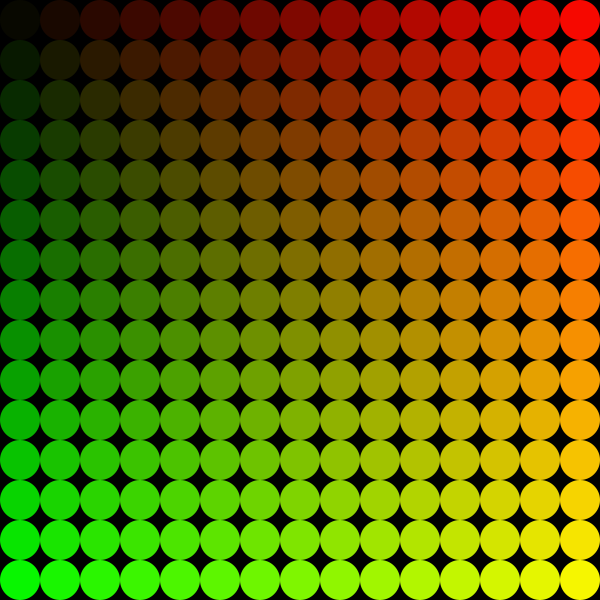
Frame 1 (no input)
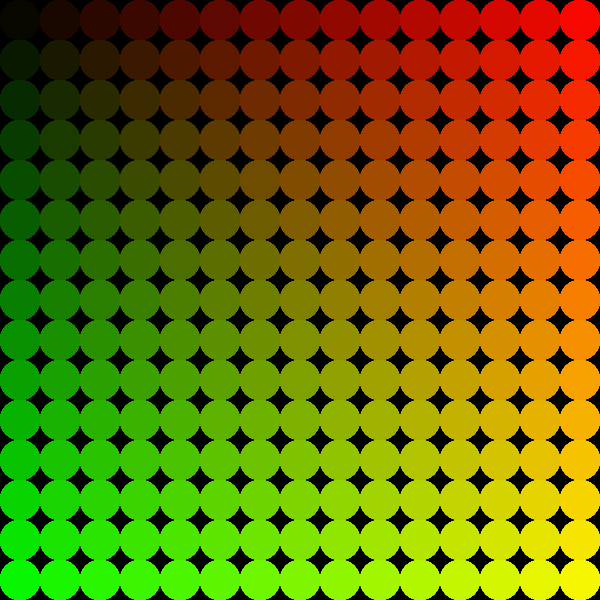
Frame 60 (the mouse pressed at the canvas centre just before this capture)
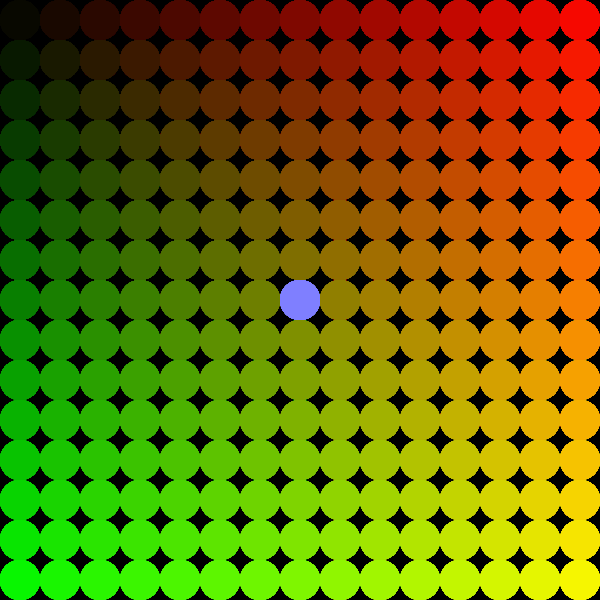
Frame 120 (the mouse held since frame 60 and released just before this capture)

The Processing sketch that drew these frames (run headless with seeded random() and noise(); from frame 60 on, the mouse is pressed at the canvas centre):

// Processing sketch: sketch_250207b
// ── sketch_250207b.pde
void setup(){
  size(600,600);
  background(0);
  noStroke();
  colorMode(RGB, width); //modo di interpretare i colori
}


int d=40;
void draw(){
  for(int y=d/2; y<=height; y+=d){
    for(int x=d/2; x<=width; x+=d){
      if(dist(x,y, mouseX, mouseY)<d/2){ //per far si che cambia il colore nel momento in cui il mouse entra nei cerchi
        fill(x,y,width);
      }else{
        fill(x,y,0);
      }
      ellipse(x,y,d,d);
    }
  }
}
